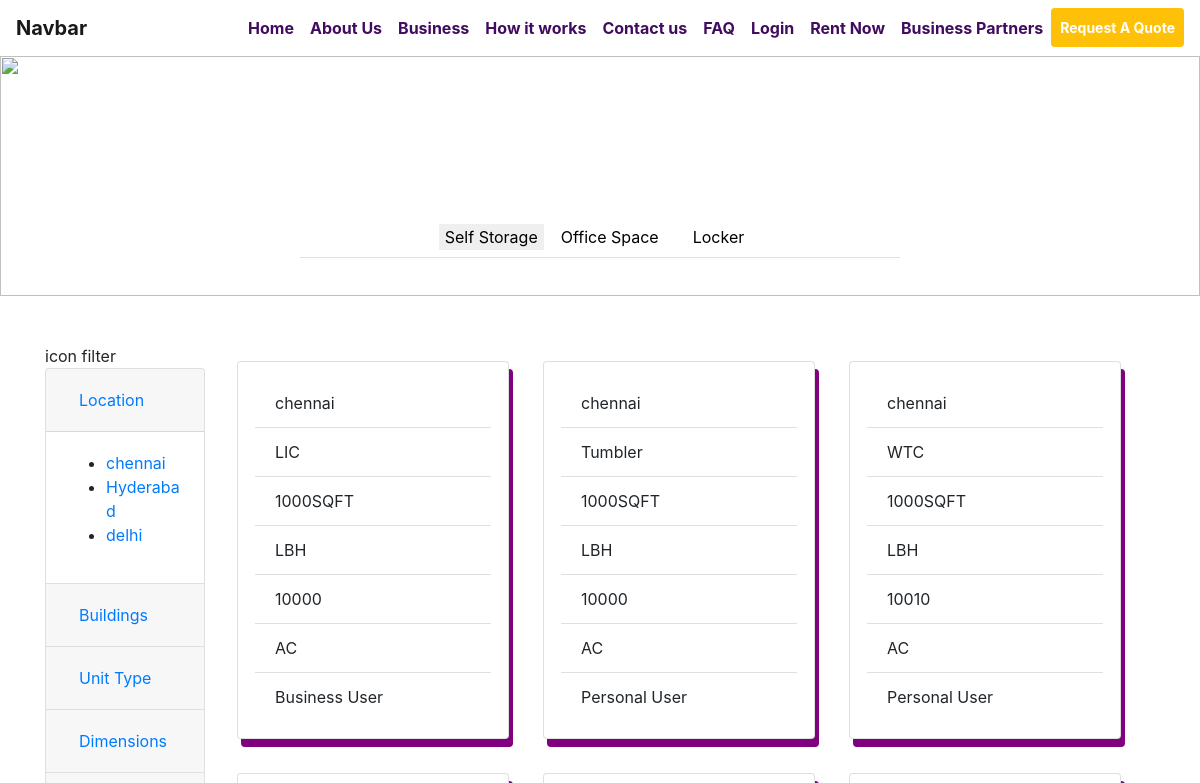
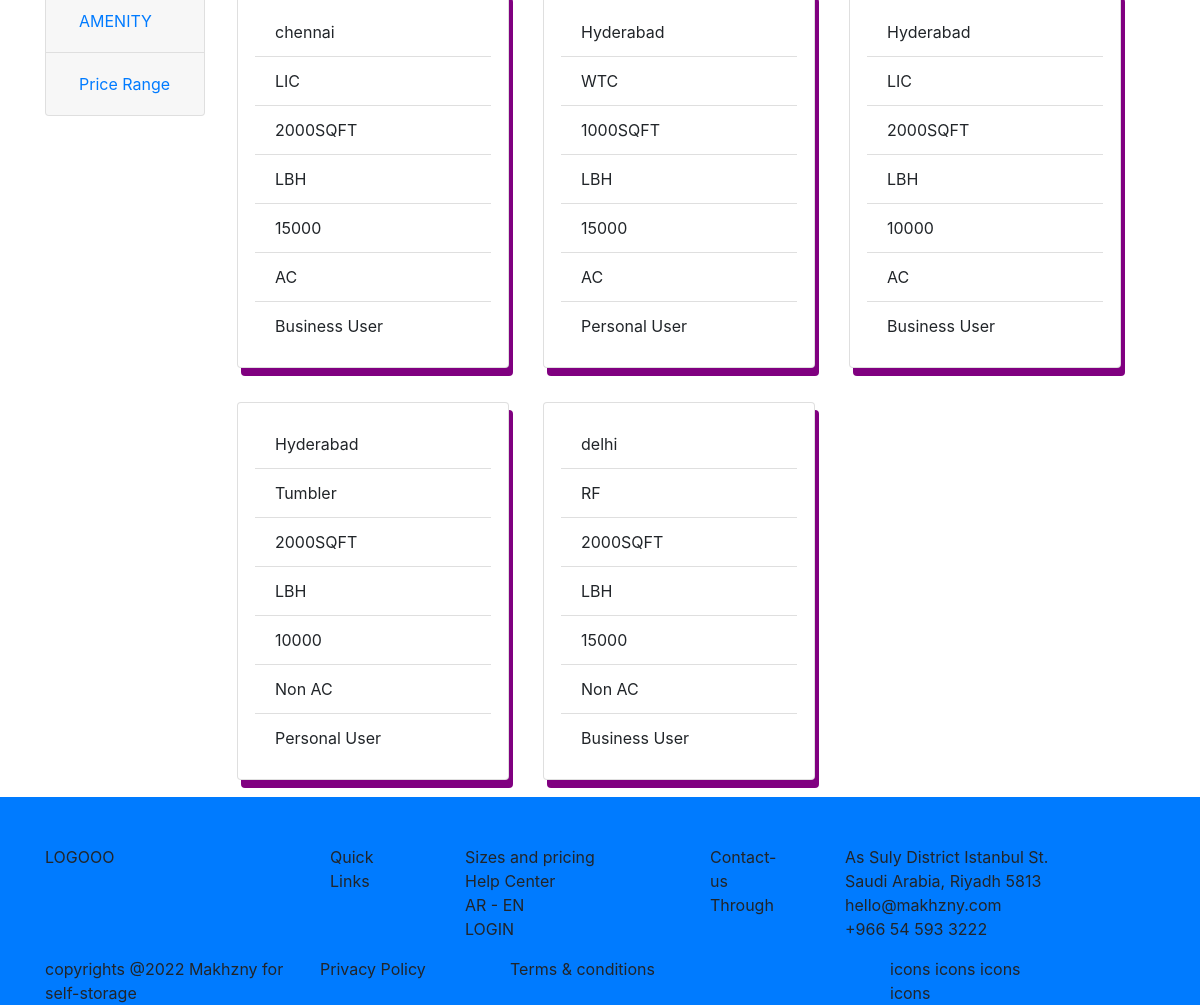
The app's page /dimensions/LBH/ with its own data (2 pictures, top to bottom).
### rentnow/models.py (models this page shows, shortened)
class Units(models.Model):
    location = models.CharField(max_length=265)
    buildings = models.CharField(max_length=265)
    unitTypes = models.CharField(max_length=265)
    dimensions = models.CharField(max_length=265)
    priceRange = models.IntegerField()
    amenity = models.CharField(max_length=265)
    slug = models.SlugField(blank=True)
    date = models.DateTimeField(default=datetime.now, blank=True)
    userType = models.CharField(max_length=265, choices=User_CHOICES, default=User_CHOICES[0][0])

### rentnow/views.py (the view)
# urls.py: path('dimensions/<str:dimensions>/', views.dimensionsBiased, name="getDimensions"),
def dimensionsBiased(request, dimensions):
    getAllDimensions = Units.objects.filter(dimensions=dimensions)
    return render(request, "home/test.html", {"units": getAllDimensions})

### templates/home/test.html (shortened to what this page needs)
{% extends 'baselayout.html' %}
{% block content %}
{% for unit in units %}
<div class="card" style="width: 17rem; margin:17px; padding:17px;box-shadow:4px 8px purple;">
    <ul class="list-group list-group-flush">
        <li class="list-group-item">{{unit.location}}</li>
        <li class="list-group-item">{{unit.buildings}}</li>
        <li class="list-group-item">{{unit.unitTypes}}</li>
        <li class="list-group-item">{{unit.dimensions}}</li>
        <li class="list-group-item">{{unit.priceRange}}</li>
        <li class="list-group-item">{{unit.amenity}}</li>
         <li class="list-group-item"> {{unit.userType}}</li>
    </ul>
</div>
{% endfor %}
{% endblock %}

### records on screen
Units: location "chennai", buildings "LIC", unitTypes "1000SQFT", dimensions "LBH", priceRange "10000", amenity "AC", userType "Business User"
Units: location "chennai", buildings "Tumbler", unitTypes "1000SQFT", dimensions "LBH", priceRange "10000", amenity "AC", userType "Personal User"
Units: location "chennai", buildings "WTC", unitTypes "1000SQFT", dimensions "LBH", priceRange "10010", amenity "AC", userType "Personal User"
Units: location "chennai", buildings "LIC", unitTypes "2000SQFT", dimensions "LBH", priceRange "15000", amenity "AC", userType "Business User"
Units: location "Hyderabad", buildings "WTC", unitTypes "1000SQFT", dimensions "LBH", priceRange "15000", amenity "AC", userType "Personal User"
Units: location "Hyderabad", buildings "LIC", unitTypes "2000SQFT", dimensions "LBH", priceRange "10000", amenity "AC", userType "Business User"
Units: location "Hyderabad", buildings "Tumbler", unitTypes "2000SQFT", dimensions "LBH", priceRange "10000", amenity "Non AC", userType "Personal User"
Units: location "delhi", buildings "RF", unitTypes "2000SQFT", dimensions "LBH", priceRange "15000", amenity "Non AC", userType "Business User"
